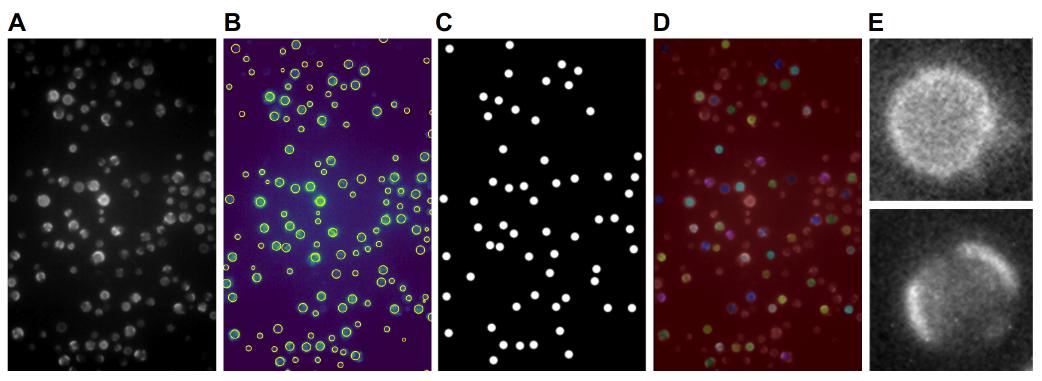
#> input picture src/images/workflow.png, 2084 x 762 px (shown at 1/2 size)
$ python -i vacuole_identifier.py   (imports and definitions only)
#> lines starting #> are read from the running program, lines starting #| are printed output that depends on the picture
import numpy as np
from skimage import io, exposure, filters, draw
from skimage.feature import blob_dog
from skimage.util import invert
from skimage.morphology import remove_small_objects
from skimage.segmentation import clear_border
from scipy.ndimage import label
from skimage.measure import regionprops


class VacuoleIdentifier:

    def get_vacuoles(self, name):
        """This function opens up tif files. It prepares the images for vacuole identification
        through contrast enhancement and de-noising each image. Using blob detection, the
        coordinates and approximate radius of each vacuole determined. A mask is created to
        mark vacuoles of interest. Vacuoles are then cropped into individual images."""
#> called with name = '../images/workflow.png'

        # Create array to store individually cropped vacuole images
        cropped_list = []

        # Open up the tiff stack and save as an array
        # The array has dimensions (z, y, x)
        # z represents the number of slices in the stack
        # x and y are the width and height
        image_stack = io.imread(name)
#> image_stack is the input picture: shape (762, 2084, 4); mean R, G, B, A 79.6, 64.1, 74.6, 255

        # Sometimes the dimension order gets reversed. If encountering this problem,
        im_shape = image_stack.shape
#> im_shape = (762, 2084, 4)

        if im_shape[2] < 10:
            position1 = -1  # Transpose the stack so that z is first
        else:
            position1 = 0

        image_stack = np.moveaxis(image_stack, position1, 0)

        # Loop through the images in the image stack:
        for im in image_stack:

            # Prepare image for vacuole detection
            # Enhance contrast
            p_low, p_high = np.percentile(im, (30, 99.999))
            im_rescale = exposure.rescale_intensity(im, in_range=(p_low, p_high))
            # De-noise image
            im_gaussian_filter = filters.gaussian(im_rescale, sigma=2)

            # Detect Vacuoles
            # Blob detection - difference of gaussian method
            # Detects bright spots in image. Finds their center coordinates and radii.
            blobs_dog = blob_dog(im_gaussian_filter, min_sigma=.9, max_sigma=30, threshold=.2)

            # Identify each vacuole and create the mask image
            # Use the dimensions from the original image, so the size matches
            mask = np.ones(shape=im.shape[0:2], dtype="bool")
            for blob in blobs_dog:
                y, x, r = blob
                # Take the coordinates from the blob detection, draw circles on mask
                rr, cc = draw.disk((y, x), r, shape=im.shape[0:2])
                mask[rr, cc] = False

            mask1 = invert(mask)  # Invert to make white on black circles so that remove small objects works
            # Set the lower size limit to remove bright spots and too small vacuoles
            mask2 = remove_small_objects(mask1, min_size=500)
            # Remove vacuoles touching the edge of the frame
            mask3 = clear_border(mask2)

            # Mark vacuoles of interest as the white areas of the mask
            # Label each vacuole its own area
            labeled_vacuoles, _ = label(mask3)

            # Crop each labelled vacuole into its own image
            # Define amount of padding to add to the perimeter of the vacuole radius for the cropped image
            pad = 18

            for region_index, region in enumerate(regionprops(labeled_vacuoles, intensity_image=im_gaussian_filter)):
                # Draw a rectangle around the segmented vacuoles, bbox describes: min_row, min_col, max_row, max_col
                minr, minc, maxr, maxc = region.bbox
                # Use those bounding box coordinates to crop the image
                cropped_list.append(im[minr - pad:maxr + pad, minc - pad:maxc + pad])
#> this loop made 4 passes
#> p_low on passes 1 to 4: 22, 0, 5, 255
#> pass 1, in get_vacuoles, `im_rescale = exposure.rescale_intensity(im, in_range=(p_low, p_high))`:
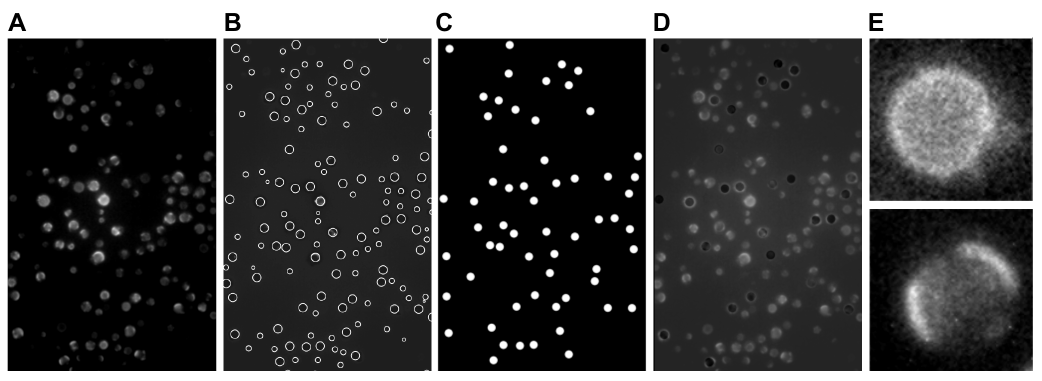
#> im_rescale: shape (762, 2084) (shown at 1/2 size); min 0, max 255, mean 68.6
#> pass 1, in get_vacuoles, `im_gaussian_filter = filters.gaussian(im_rescale, sigma=2)`:
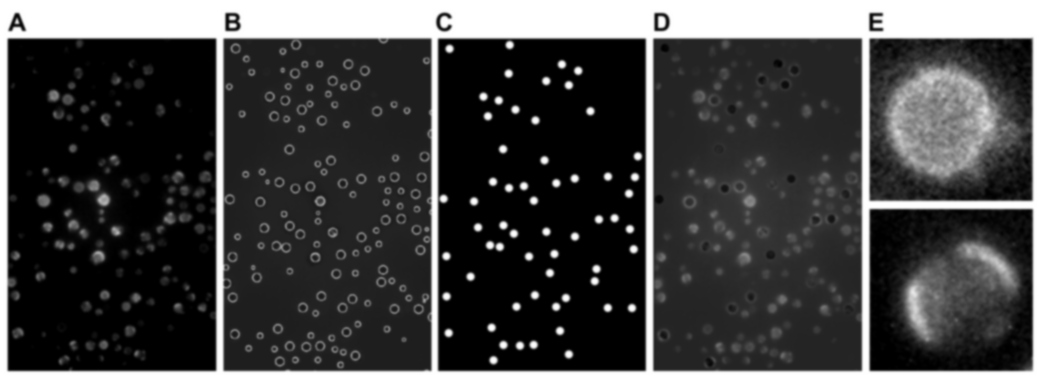
#> im_gaussian_filter: shape (762, 2084) float64 (shown at 1/2 size); min 0, max 1, mean 0.269
#> pass 2, in get_vacuoles, `im_rescale = exposure.rescale_intensity(im, in_range=(p_low, p_high))`:
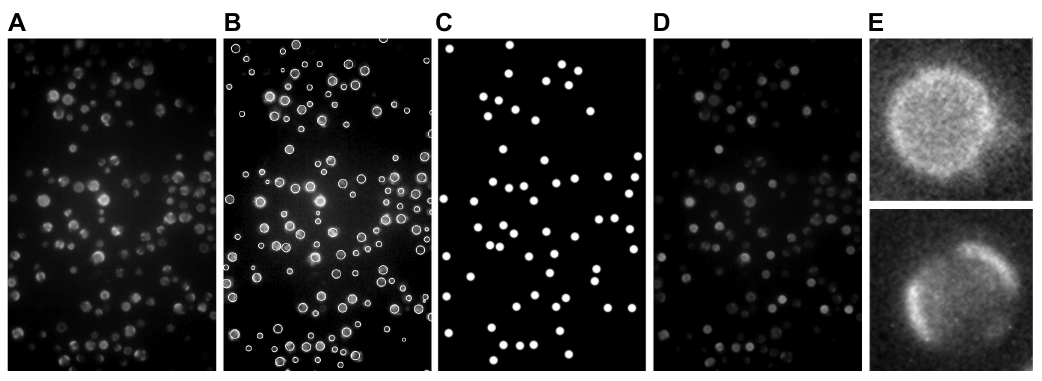
#> im_rescale: shape (762, 2084) (shown at 1/2 size); min 0, max 255, mean 64.1
#> pass 2, in get_vacuoles, `im_gaussian_filter = filters.gaussian(im_rescale, sigma=2)`:
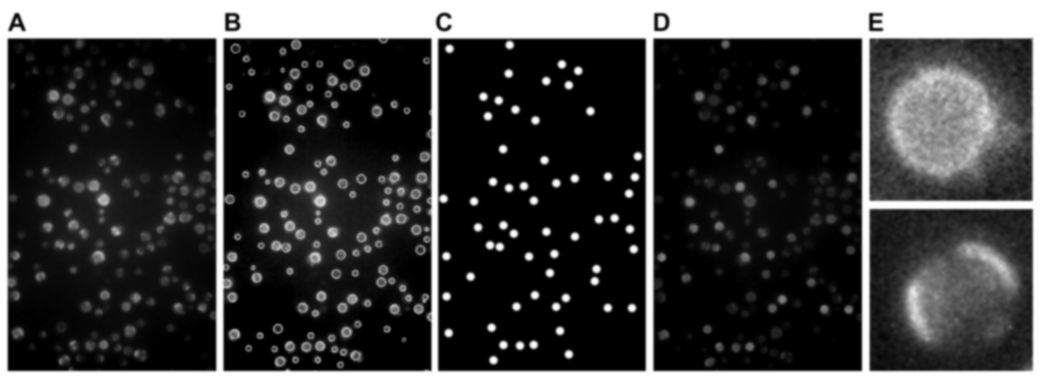
#> im_gaussian_filter: shape (762, 2084) float64 (shown at 1/2 size); min 0, max 1, mean 0.251
#> after the loop: im_gaussian_filter: shape (762, 2084) float64; every value is 1
#> after the loop: im_rescale: shape (762, 2084); every value is 255
#> after the loop: mask: shape (762, 2084) bool; every value is 1
#> after the loop: mask1: shape (762, 2084) bool; every value is 0
#> after the loop, cropped_list = 7 items

        # Display how many vacuole images we have
        print("number of cropped vacuoles is", len(cropped_list))
#| number of cropped vacuoles is 7

        return cropped_list

>>> result = VacuoleIdentifier().get_vacuoles('../images/workflow.png')
#> result = 7 items
